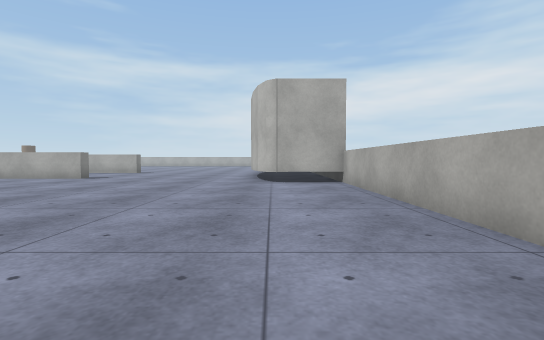
[1] (above)

22 first-person views from a walk through a 3-D level made in the Unity game engine. The camera is 0.72 m above the floor, tilts 2° down and sees 85° across. The floor is counted in squares, 1 m on a side. Each view is taken from the middle of a square. On the plan, view 1 faces up. The plan holds only what a view shows up to about 10 squares ahead; the rest is blank. The place goes on beyond the plan. Surface patterns are stand-ins for the level's own textures.

[2]
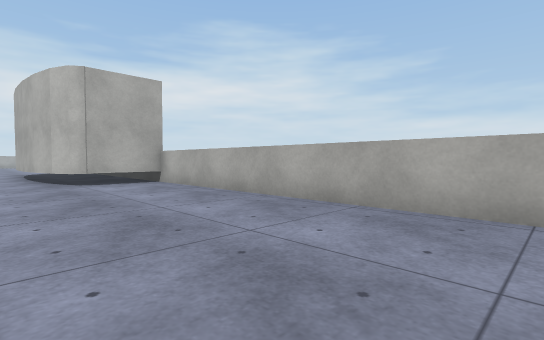

[3]
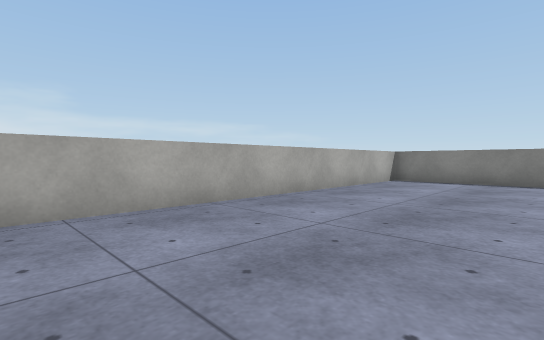

[4]
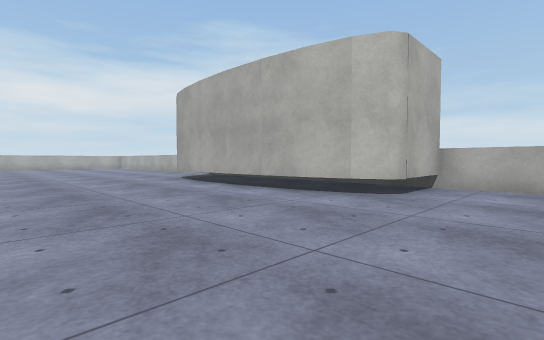

[5]
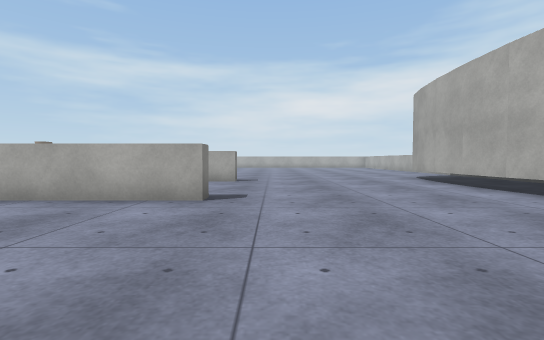

[6]
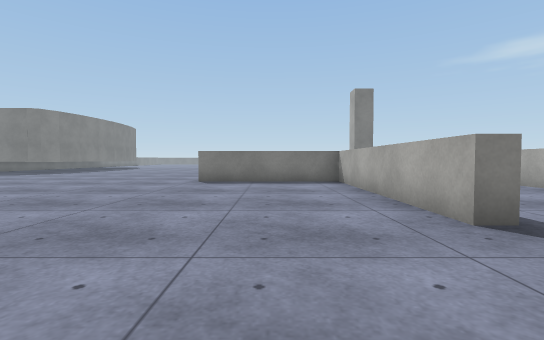

[7]
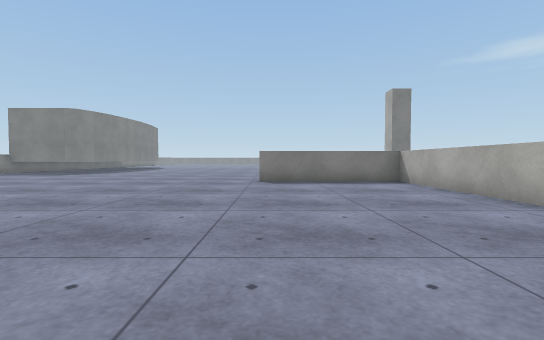

[8]
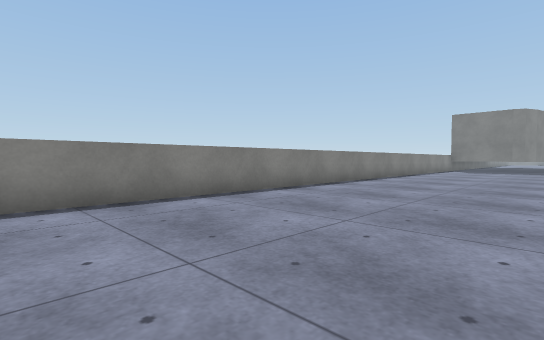

[9]
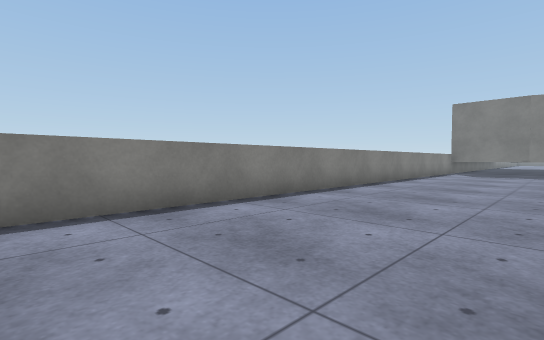

[10]
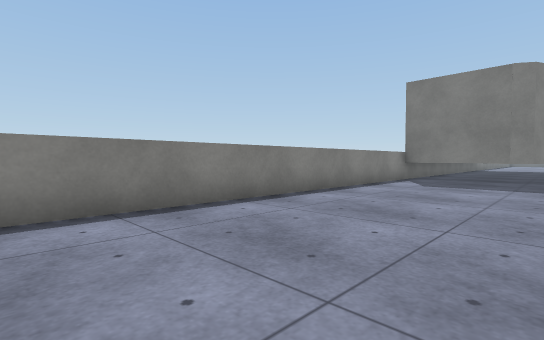

[11]
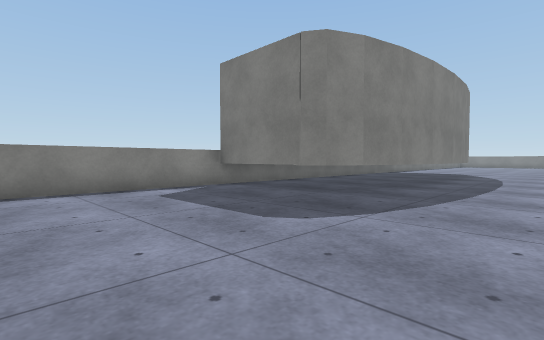

[12]
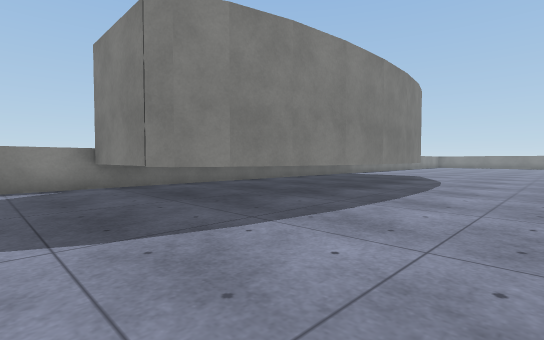

[13]
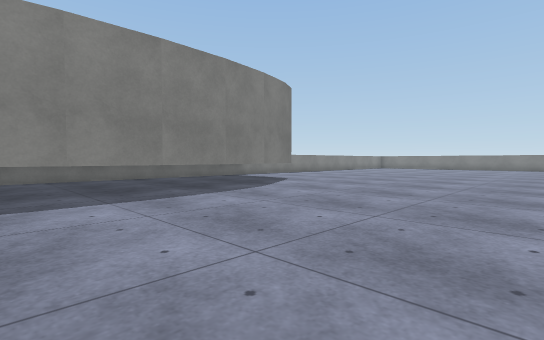

[14]
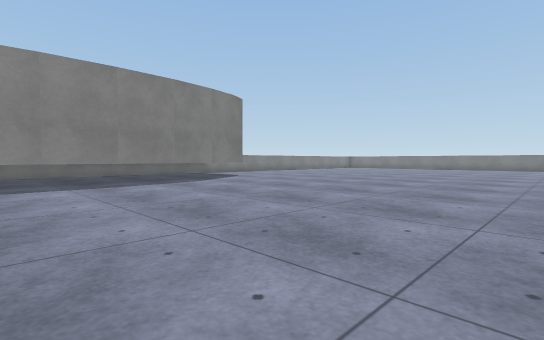

[15]
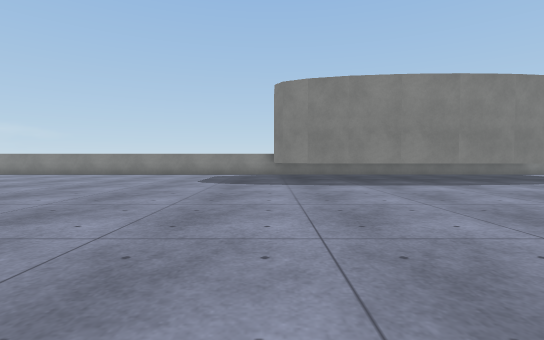

[16]
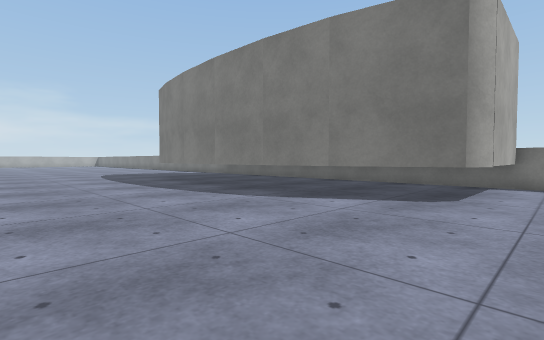

[17]
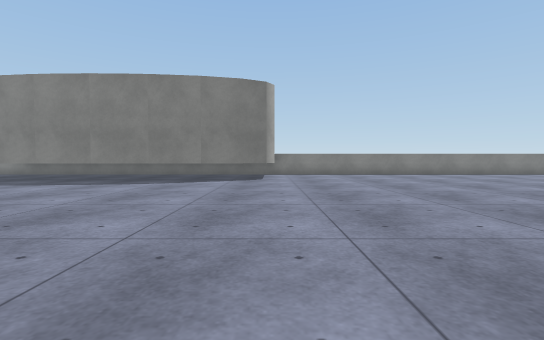

[18]
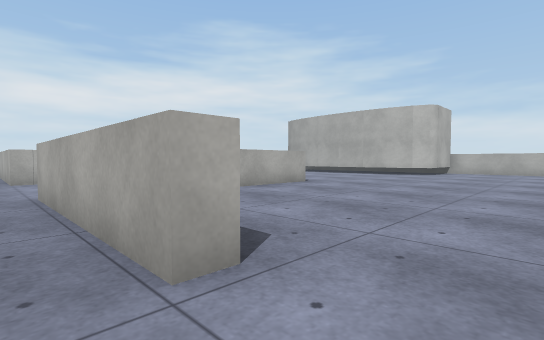

[19]
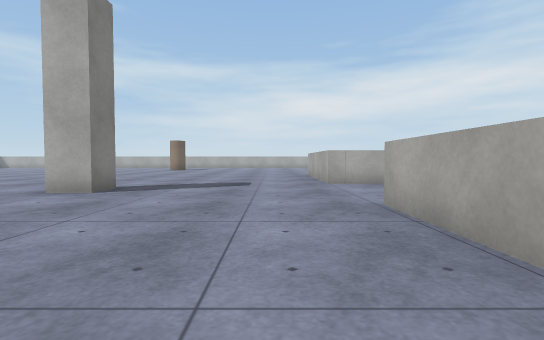

[20]
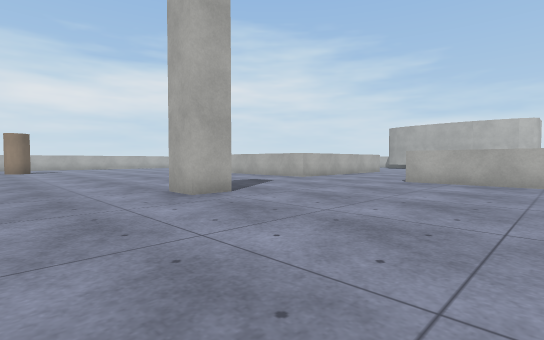

[21]
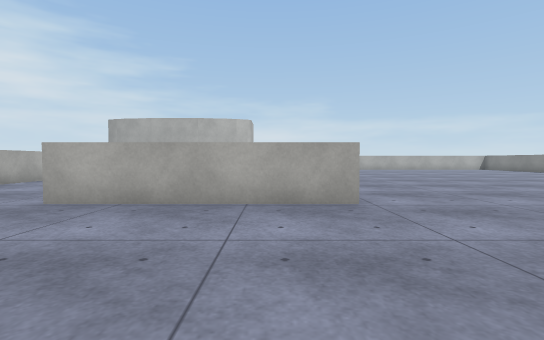

[22]
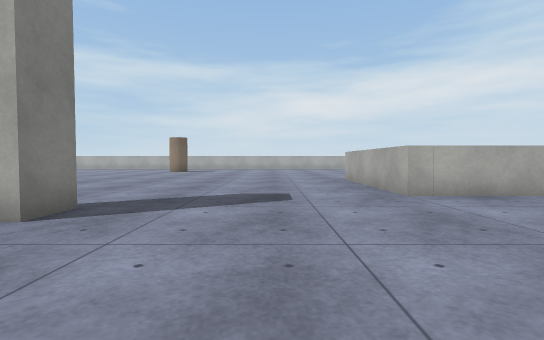

### Floor plan
Points are (right, up) in squares from view 1. A wall is a line through its corners. A room is listed if a view was taken in it or the views show most of it. See-through windows are left out.
Room 1 (views 1, 2, 3, 4, 5, 6, 7, 8, 9, 10, 11, 12, 13, 14, 15, 16, 17, 18, 19, 20, 21, 22)
walls: (-7.2, 11.8) (-7.2, 11.2) (-13.7, 11.2) (-13.7, 6.6) (-14.2, 6.6) (-14.2, 11.8); (-21.3, -3.3) (-20.4, -3.7) (-20.1, -4.2) (-20.1, -7.2); (-19.9, 14.5) (-19.9, 13.4) (-20.9, 13.4) (-20.9, 14.5); (-22.6, -3) (-21.2, -3.3); (-7.1, 15.8) (-14.2, 15.8) (-14.2, 16.5); (-21, -7.2) (2, -7.2); (-28, -2.6) (-22.5, -2.8); (-0.5, 10.2) (-0.7, 11.3); (-0.7, 11.2) (-1, 13.9); (-0.9, 13.8) (-0.8, 16); (-29.6, -3) (-27.9, -2.8); (2.2, 9.3) (0.1, 9.3) (-0.2, 9.5) (-0.5, 10.3); (-31, -3.3) (-29.5, -3); (-32.1, -7.2) (-32.1, -4.2) (-31.8, -3.7) (-30.9, -3.3); (2.3, -7) (2.3, 10.5)

Where each view was taken, in squares from view 1:
view 1: 0 up, 0 right, facing up
view 2: 0 up, 2 left, facing up-right
view 3: 3 up, 2 left, facing down-right
view 4: 7 up, 6 left, facing up-right
view 5: 6 up, 6 left, facing up
view 6: 9 up, 4 left, facing left
view 7: 7 up, 4 left, facing left
view 8: 2 down, 1 right, facing down-left
view 9: 3 down, 3 left, facing down-left
view 10: 3 down, 9 left, facing down-left
view 11: 0 up, 15 left, facing down-left
view 12: 1 up, 18 left, facing down-left
view 13: 4 up, 23 left, facing down-left
view 14: 7 up, 23 left, facing down-left
view 15: 7 up, 20 left, facing down
view 16: 2 up, 33 left, facing down-right
view 17: 7 up, 32 left, facing down
view 18: 5 up, 15 left, facing up-right
view 19: 7 up, 16 left, facing up
view 20: 8 up, 24 left, facing up-right
view 21: 8 up, 19 left, facing right
view 22: 10 up, 17 left, facing up
